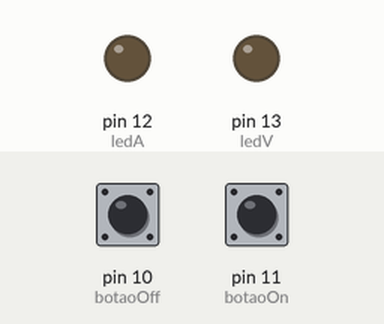
A sketch run on a simulated Arduino Uno, built with avr-gcc and run on an emulated ATmega328P. Parts: output pins drawn as LEDs (lit = HIGH). Dashed ring = blinking. Inputs (shaded band) come from the test bench; at power-on: pin 11 (botaoOn) LOW, pin 10 (botaoOff) LOW.

Above: at 1.2 s.
1.3 s: pin 11 (botaoOn) pulled HIGH for 0.15 s
At 1.4 s:
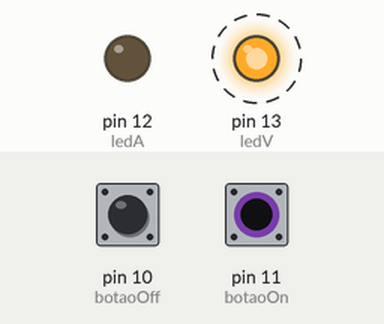
4.3 s: pin 10 (botaoOff) pulled HIGH for 1 s
At 4.4 s:
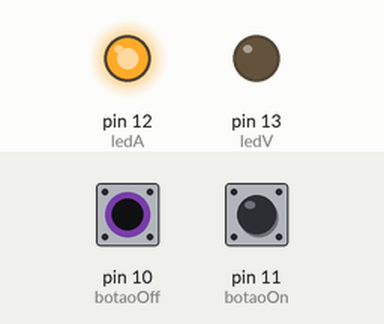
6.8 s: pin 11 (botaoOn) pulled HIGH for 1 s
At 7.1 s:
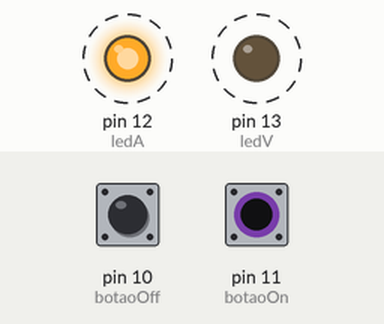
9.8 s: pin 10 (botaoOff) pulled HIGH for 3.2 s
At 11.3 s:
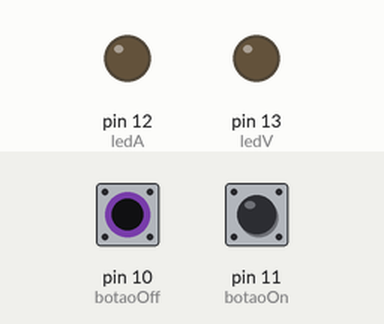
Timing chart, 0 to 12.8 s (numbered marks = the images above; inputs shaded):
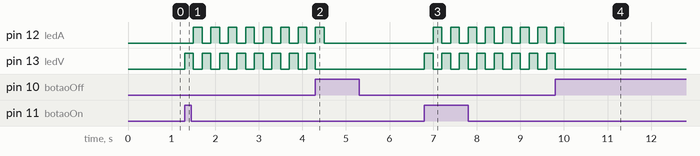

Measured:
- after the input at 1.3 s, pin 12 (ledA): alternates HIGH for 0.20 s and LOW for 0.20 s, starting after 0.20 s; pin 13 (ledV): alternates HIGH for 0.20 s and LOW for 0.20 s, starting at once
- after the input at 4.3 s, pin 12 (ledA): goes on until 4.5 s, then stays LOW; pin 13 (ledV): goes on until 4.3 s, then stays LOW
- after the input at 6.8 s, pin 12 (ledA): alternates HIGH for 0.20 s and LOW for 0.20 s, starting after 0.20 s; pin 13 (ledV): alternates HIGH for 0.20 s and LOW for 0.20 s, starting at once
- after the input at 9.8 s, pin 12 (ledA): goes on until 10.0 s, then stays LOW; pin 13 (ledV): goes on until 9.8 s, then stays LOW

The sketch:

botao1-liga-botao2-desliga.ino
```cpp
#define ledV 13
#define ledA 12
#define botaoOn 11
#define botaoOff 10

int entrada1;
int entrada2;
int liga;

void setup()
{
	pinMode(ledV, OUTPUT);
	pinMode(ledA, OUTPUT);
	pinMode(botaoOn, INPUT);
	pinMode(botaoOff, INPUT);
}

void loop()
{
	entrada1 = digitalRead ( botaoOn );
    entrada2 = digitalRead ( botaoOff );

if( entrada1 == 1 )
  {
	liga = 1;
  }

if( entrada2 == 1 )
  {
	liga = 0;
  }

if( liga == 1)
  {
	digitalWrite( ledV, HIGH );
	digitalWrite( ledA, LOW );
	delay( 200 );

	digitalWrite( ledV, LOW );
	digitalWrite( ledA, HIGH );
	delay( 200 );
  }

if( liga == 0 )
  {
	digitalWrite( ledV, LOW);
	digitalWrite( ledA, LOW);
  }

}
```
